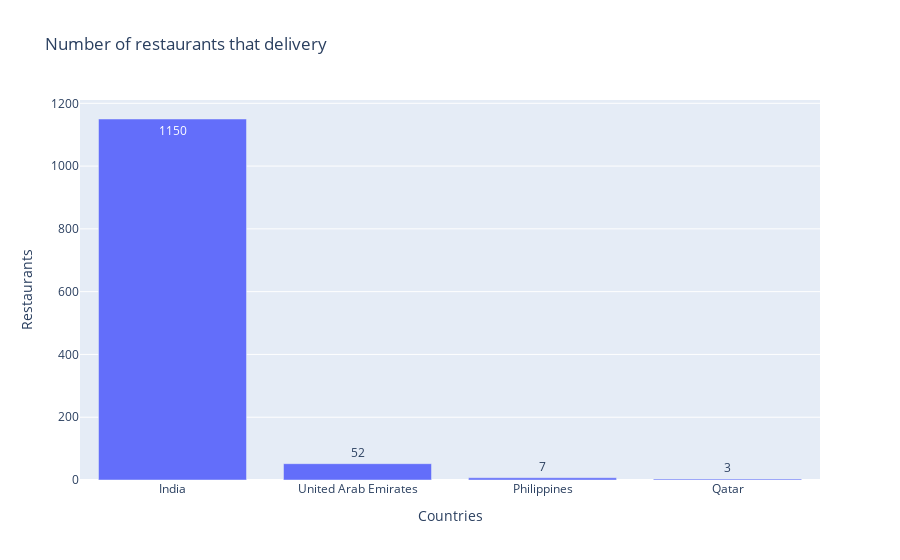

This figure's notebook cell:
### Markdown cell above
### Which country has the most restaurants that do deliveries?

### Code cell
df_aux = df1[['country_name', 'restaurant_id', 'is_delivering_now']].groupby(['country_name', 'is_delivering_now']).nunique().sort_values('restaurant_id', ascending=False).reset_index()
df_aux = df_aux[df_aux['is_delivering_now'] == 1]
df_aux = df_aux[['country_name', 'restaurant_id']]
fig = px.bar(df_aux, x='country_name', y='restaurant_id',text_auto=True, title='Number of restaurants that delivery', labels={'country_name': 'Countries', 'restaurant_id':'Restaurants'}) 
fig.show()

### Figure 1 — Plotly figure (JSON) as saved in the notebook; plotly's stock layout.template omitted (floating-point values rounded to 4 significant figures)
{"data": [{"alignmentgroup": "True", "hovertemplate": "Countries=%{x}<br>Restaurants=%{y}<extra></extra>", "legendgroup": "", "marker": {"color": "#636efa", "pattern": {"shape": ""}}, "name": "", "offsetgroup": "", "orientation": "v", "showlegend": false, "textposition": "auto", "texttemplate": "%{y}", "type": "bar", "x": ["India", "United Arab Emirates", "Philippines", "Qatar"], "xaxis": "x", "y": [1150, 52, 7, 3], "yaxis": "y"}], "layout": {"barmode": "relative", "legend": {"tracegroupgap": 0}, "title": {"text": "Number of restaurants that delivery"}, "xaxis": {"anchor": "y", "domain": [0, 1], "title": {"text": "Countries"}}, "yaxis": {"anchor": "x", "domain": [0, 1], "title": {"text": "Restaurants"}}}}
